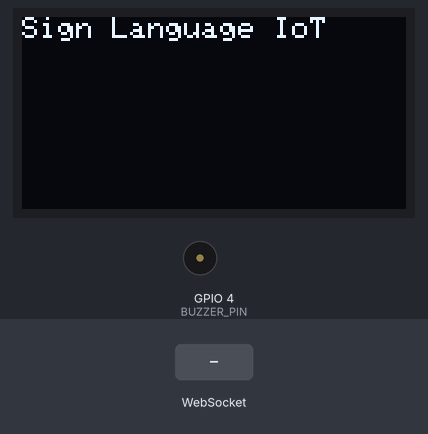
A sketch run on a simulated ESP32. Parts: 128×64 one-colour display, buzzer (waves = sounding). The inputs (shaded band) are chosen by the test bench. What the sketch prints to the serial monitor is not drawn.

Above: at 1.4 s.
1.5 s: WebSocket text "1" received
At 1.62 s:
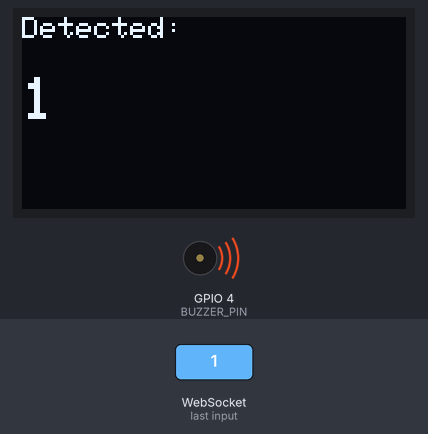
At 2.1 s:
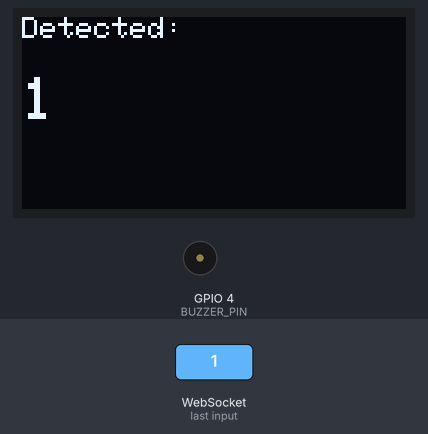
3.2 s: WebSocket text "0" received
At 4.5 s:
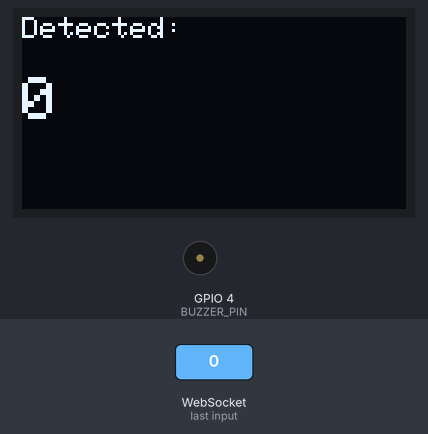
Timing chart, 0 to 6.2 s (numbered marks = the images above; inputs shaded):
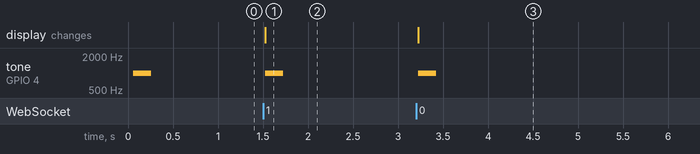

The sketch:

Arduinocode.ino
```cpp
// Core Libraries (Built-in with ESP32)
#include <WiFi.h>
#include <WebServer.h>
#include <WebSocketsServer.h>  // Install: WebSockets by Markus Sattler
#include <Wire.h>
#include <Adafruit_SSD1306.h>   // Install: Adafruit SSD1306
#include <Adafruit_GFX.h>       // Install: Adafruit GFX Library

// Configuration
#define SCREEN_WIDTH 128
#define SCREEN_HEIGHT 64
#define OLED_ADDR 0x3C
#define BUZZER_PIN 4

// Initialize OLED
Adafruit_SSD1306 display(SCREEN_WIDTH, SCREEN_HEIGHT, &Wire, -1);

// WebSocket and WebServer
WebServer server(80);
WebSocketsServer webSocket = WebSocketsServer(81);

// WiFi AP Credentials
const char* ssid = "Mrudula";
const char* password = "Mr7451010";

String currentPhrase = "None";

void setup() {
    Serial.begin(115200);
    Serial.println("ESP32 Starting...");

    // Initialize I2C
    Wire.begin(21, 22);  // SDA=21, SCL=22

    // Initialize OLED
    if(!display.begin(SSD1306_SWITCHCAPVCC, OLED_ADDR)) {
        Serial.println("OLED allocation failed");
    } else {
        display.clearDisplay();
        display.setTextSize(1);
        display.setTextColor(SSD1306_WHITE);
        display.setCursor(0,0);
        display.println("Sign Language IoT");
        display.display();
        Serial.println("OLED initialized");
    }

    // Initialize Buzzer - NEW ESP32 3.x COMPATIBLE METHOD
    // ledcAttach(pin, frequency, resolution) - combines setup + attach
    ledcAttach(BUZZER_PIN, 2000, 8);  // 2000Hz frequency, 8-bit resolution
    ledcWriteTone(BUZZER_PIN, 0);      // Start with no sound

    // Setup WiFi Access Point
    WiFi.softAP(ssid, password);
    Serial.println("Access Point Started");
    Serial.print("IP Address:192.168.4.1 ");
    Serial.println(WiFi.softAPIP());

    // Setup web server routes
    server.on("/", HTTP_GET, []() {
        String html = "<!DOCTYPE html><html><head>";
        html += "<meta http-equiv='refresh' content='2'>";
        html += "<style>body{font-family:Arial;text-align:center;margin-top:50px;}</style>";
        html += "</head><body>";
        html += "<h1>Sign Language Detection</h1>";
        html += "<h2>Current Phrase: " + currentPhrase + "</h2>";
        html += "<p>Connect to WiFi: " + String(ssid) + "</p>";
        html += "</body></html>";
        server.send(200, "text/html", html);
    });

    server.begin();
    webSocket.begin();
    webSocket.onEvent(webSocketEvent);

    // Test buzzer on startup
    beep(1000, 200);

    Serial.println("ESP32 Ready!");
}

void webSocketEvent(uint8_t num, WStype_t type, uint8_t * payload, size_t length) {
    switch(type) {
        case WStype_TEXT:
            currentPhrase = String((char*)payload);
            Serial.println("Received: " + currentPhrase);

            // Update OLED display
            updateOLED(currentPhrase);

            // Buzzer feedback - using new API
            beep(1000, 200);

            // Broadcast to all connected web clients
            webSocket.broadcastTXT(currentPhrase);
            break;
    }
}

void updateOLED(String text) {
    display.clearDisplay();
    display.setTextSize(1);
    display.setCursor(0,0);
    display.println("Detected:");
    display.setTextSize(2);
    display.setCursor(0, 20);

    // Handle long text
    if(text.length() > 10) {
        display.setTextSize(1);
        display.println(text);
    } else {
        display.println(text);
    }

    display.display();
}

// Buzzer function - uses new ESP32 3.x API
void beep(int frequency, int duration) {
    ledcWriteTone(BUZZER_PIN, frequency);  // Start tone on the pin
    delay(duration);
    ledcWriteTone(BUZZER_PIN, 0);          // Stop tone
}

void loop() {
    server.handleClient();
    webSocket.loop();
}
```

Measured:
- after the input at 1.5 s, tone on GPIO 4 (BUZZER_PIN): silent → 1000 Hz at once, → silent 0.20 s later; the display: changes at once (image 1)
- after the input at 3.2 s, tone on GPIO 4 (BUZZER_PIN): silent → 1000 Hz at once, → silent 0.20 s later; the display: changes at once (image 3)
